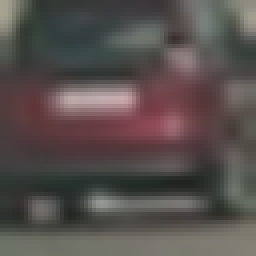
#> input picture vehicles/GTI_Far/image0141.png, 64 x 64 px (shown 4 times larger); its folder holds 3 pictures in this run
$ jupyter execute --allow-errors P5-hkawanishi.ipynb   (shell and % lines are left out)   (older library calls are emulated)
#> lines starting #> are read from the running program, lines starting #| are printed output that depends on the picture; pictures that were not available may be replaced by others from this repository, and a replacement may not be noted
[cell 1]
# images are on vehicles/ and non-vehicles/ folders
# get the list of car images and non-car images and put them in the list
# also write those lists in *.txt files.
import os
import glob
import random
# get the list of image files from vehicles/ directory
def get_images(arr,img_dir, name):
#> called with img_dir = 'vehicles/', name = 'cars'
    image_dir = img_dir
    image_folders = os.listdir(image_dir)
    for folder in image_folders:
        arr.extend(glob.glob(image_dir+folder+'/*'))
    print('Number of ' + name + ' Images found: ', len(arr))
    img_filename = name + '.txt'
    with open(img_filename, 'w') as f:
        for fn in arr:
            f.write(fn+'\n')

    return arr

# get vehicle image list
cars = []
img_dir = 'vehicles/'
cars = get_images(cars, img_dir, 'cars')

# get non-vehicle image list
notcars = []
img_dir = 'non-vehicles/'
noncars = get_images(notcars, img_dir, 'noncars')

#shuffling cars and noncars
random.shuffle(cars)
random.shuffle(noncars)

[cell 2]
import cv2
import matplotlib.image as mpimg
import matplotlib.pyplot as plt
import numpy as np
import time
from skimage.feature import hog
from sklearn.svm import LinearSVC
from sklearn.preprocessing import StandardScaler
#from sklearn.model_selection import train_test_split
from sklearn.cross_validation import train_test_split

[cell 3]
from skimage.feature import hog

# Define a function to return HOG features and visualization
def get_hog_features(img, orient, pix_per_cell, cell_per_block,
                        vis=False, feature_vec=True):
    # Call with two outputs if vis==True
    if vis == True:
        features, hog_image = hog(img, orientations=orient,
                                  pixels_per_cell=(pix_per_cell, pix_per_cell),
                                  cells_per_block=(cell_per_block, cell_per_block),
                                  transform_sqrt=False,
                                  visualise=vis, feature_vector=feature_vec)
        return features, hog_image
    # Otherwise call with one output
    else:
        features = hog(img, orientations=orient,
                       pixels_per_cell=(pix_per_cell, pix_per_cell),
                       cells_per_block=(cell_per_block, cell_per_block),
                       transform_sqrt=False,
                       visualise=vis, feature_vector=feature_vec)
        return features

def bin_spatial(img, size=(32, 32)):
    color1 = cv2.resize(img[:,:,0], size).ravel()
    color2 = cv2.resize(img[:,:,1], size).ravel()
    color3 = cv2.resize(img[:,:,2], size).ravel()
    return np.hstack((color1, color2, color3))

def color_hist(img, nbins=32):    #bins_range=(0, 256)
    # Compute the histogram of the color channels separately
    channel1_hist = np.histogram(img[:,:,0], bins=nbins)
    channel2_hist = np.histogram(img[:,:,1], bins=nbins)
    channel3_hist = np.histogram(img[:,:,2], bins=nbins)
    # Concatenate the histograms into a single feature vector
    hist_features = np.concatenate((channel1_hist[0], channel2_hist[0], channel3_hist[0]))
    # Return the individual histograms, bin_centers and feature vector
    return hist_features


# Define a function to extract features from a list of images
# Have this function call bin_spatial() and color_hist()
def extract_features(imgs, color_space='RGB', spatial_size=(32, 32),
                        hist_bins=32, orient=9,
                        pix_per_cell=8, cell_per_block=2, hog_channel=0,
                        spatial_feat=True, hist_feat=True, hog_feat=True):
    # Create a list to append feature vectors to
    features = []
    # Iterate through the list of images
    for file in imgs:
        file_features = []
        # Read in each one by one
        image = mpimg.imread(file)
        # apply color conversion if other than 'RGB'
        if color_space != 'RGB':
            if color_space == 'HSV':
                feature_image = cv2.cvtColor(image, cv2.COLOR_RGB2HSV)
            elif color_space == 'LUV':
                feature_image = cv2.cvtColor(image, cv2.COLOR_RGB2LUV)
            elif color_space == 'HLS':
                feature_image = cv2.cvtColor(image, cv2.COLOR_RGB2HLS)
            elif color_space == 'YUV':
                feature_image = cv2.cvtColor(image, cv2.COLOR_RGB2YUV)
            elif color_space == 'YCrCb':
                feature_image = cv2.cvtColor(image, cv2.COLOR_RGB2YCrCb)
        else: feature_image = np.copy(image)

        # make sure to do this order spatial_feat, hist_feat, hog_feat.
        if spatial_feat == True:
            spatial_features = bin_spatial(feature_image, size=spatial_size)
            file_features.append(spatial_features)
        if hist_feat == True:
            # Apply color_hist()
            hist_features = color_hist(feature_image, nbins=hist_bins)
            #hist_features=((np.array(hist_features))/(max(hist_features))).astype('float32')
            file_features.append(hist_features)
        if hog_feat == True:
        # Call get_hog_features() with vis=False, feature_vec=True
            if hog_channel == 'ALL':
                hog_features = []
                for channel in range(feature_image.shape[2]):
                    hog_features.append(get_hog_features(feature_image[:,:,channel],
                                        orient, pix_per_cell, cell_per_block,
                                        vis=False, feature_vec=True))
                hog_features = np.ravel(hog_features)
            else:
                hog_features = get_hog_features(feature_image[:,:,hog_channel], orient,
                            pix_per_cell, cell_per_block, vis=False, feature_vec=True)
            # Append the new feature vector to the features list
            file_features.append(hog_features)
        features.append(np.concatenate(file_features))
    # Return list of feature vectors
    return features

# Define a function that takes an image,
# start and stop positions in both x and y,
# window size (x and y dimensions),
# and overlap fraction (for both x and y)
def slide_window(img, x_start_stop=[None, None], y_start_stop=[None, None],
                    xy_window=(64, 64), xy_overlap=(0.5, 0.5)):
    # If x and/or y start/stop positions not defined, set to image size
    if x_start_stop[0] == None:
        x_start_stop[0] = 0
    if x_start_stop[1] == None:
        x_start_stop[1] = img.shape[1]
    if y_start_stop[0] == None:
        y_start_stop[0] = 0
    if y_start_stop[1] == None:
        y_start_stop[1] = img.shape[0]
    # Compute the span of the region to be searched
    xspan = x_start_stop[1] - x_start_stop[0]
    yspan = y_start_stop[1] - y_start_stop[0]
    # Compute the number of pixels per step in x/y
    nx_pix_per_step = np.int(xy_window[0]*(1 - xy_overlap[0]))
    ny_pix_per_step = np.int(xy_window[1]*(1 - xy_overlap[1]))
    nx_windows = np.int(xspan/nx_pix_per_step) - 1
    ny_windows = np.int(yspan/ny_pix_per_step) - 1
    # Initialize a list to append window positions to
    window_list = []
    # Loop through finding x and y window positions
    # Note: you could vectorize this step, but in practice
    # you'll be considering windows one by one with your
    # classifier, so looping makes sense
    for ys in range(ny_windows):
        for xs in range(nx_windows):
            # Calculate window position
            startx = xs*nx_pix_per_step + x_start_stop[0]
            endx = startx + xy_window[0]
            starty = ys*ny_pix_per_step + y_start_stop[0]
            endy = starty + xy_window[1]

            # Append window position to list
            window_list.append(((startx, starty), (endx, endy)))
    # Return the list of windows
    return window_list

# Define a function to draw bounding boxes
def draw_boxes(img, bboxes, color=(0, 0, 255), thick=6):
    # Make a copy of the image
    imcopy = np.copy(img)
    # Iterate through the bounding boxes
    for bbox in bboxes:
        # Draw a rectangle given bbox coordinates
        cv2.rectangle(imcopy, bbox[0], bbox[1], color, thick)
    # Return the image copy with boxes drawn
    return imcopy

[cell 4]
# Define a function to extract features from a single image window
# This function is very similar to extract_features()
# just for a single image rather than list of images
def single_img_features(img, color_space='RGB', spatial_size=(32, 32),
                        hist_bins=32, orient=9,
                        pix_per_cell=8, cell_per_block=2, hog_channel=0,
                        spatial_feat=True, hist_feat=True, hog_feat=True,vis=False):
    #1) Define an empty list to receive features
    img_features = []
    #2) Apply color conversion if other than 'RGB'
    if color_space != 'RGB':
        if color_space == 'HSV':
            feature_image = cv2.cvtColor(img, cv2.COLOR_RGB2HSV)
        elif color_space == 'LUV':
            feature_image = cv2.cvtColor(img, cv2.COLOR_RGB2LUV)
        elif color_space == 'HLS':
            feature_image = cv2.cvtColor(img, cv2.COLOR_RGB2HLS)
        elif color_space == 'YUV':
            feature_image = cv2.cvtColor(img, cv2.COLOR_RGB2YUV)
        elif color_space == 'YCrCb':
            feature_image = cv2.cvtColor(img, cv2.COLOR_RGB2YCrCb)
    else: feature_image = np.copy(img)
    #3) Compute spatial features if flag is set
    if spatial_feat == True:
        spatial_features = bin_spatial(feature_image, size=spatial_size)
        #4) Append features to list
        img_features.append(spatial_features)
    #5) Compute histogram features if flag is set
    if hist_feat == True:
        hist_features = color_hist(feature_image, nbins=hist_bins)
        #6) Append features to list
        img_features.append(hist_features)
    #7) Compute HOG features if flag is set
    if hog_feat == True:
        if hog_channel == 'ALL':
            hog_features = []
            for channel in range(feature_image.shape[2]):
                hog_features.extend(get_hog_features(feature_image[:,:,channel],
                                    orient, pix_per_cell, cell_per_block,
                                    vis=False, feature_vec=True))
        else:
            if vis == True:
                hog_features, hog_image = get_hog_features(feature_image[:,:,hog_channel], orient,
                            pix_per_cell, cell_per_block, vis=vis, feature_vec=True)
            else:
                hog_features = get_hog_features(feature_image[:,:,hog_channel], orient,
                            pix_per_cell, cell_per_block, vis=vis, feature_vec=True)

        #8) Append features to list
        img_features.append(hog_features)

    #9) Return concatenated array of features
    if vis == True:
        return np.concatenate(img_features), hog_image
    else:
        return np.concatenate(img_features)

# Define a function you will pass an image
# and the list of windows to be searched (output of slide_windows())
def search_windows(img, windows, clf, scaler, color_space='RGB',
                    spatial_size=(32, 32), hist_bins=32,
                    hist_range=(0, 256), orient=9,
                    pix_per_cell=8, cell_per_block=2,
                    hog_channel=0, spatial_feat=True,
                    hist_feat=True, hog_feat=True):

    #1) Create an empty list to receive positive detection windows
    on_windows = []
    #2) Iterate over all windows in the list
    for window in windows:
        #3) Extract the test window from original image
        test_img = cv2.resize(img[window[0][1]:window[1][1], window[0][0]:window[1][0]], (64, 64))
        #4) Extract features for that window using single_img_features()
        features = single_img_features(test_img, color_space=color_space,
                            spatial_size=spatial_size, hist_bins=hist_bins,
                            orient=orient, pix_per_cell=pix_per_cell,
                            cell_per_block=cell_per_block,
                            hog_channel=hog_channel, spatial_feat=spatial_feat,
                            hist_feat=hist_feat, hog_feat=hog_feat)
        #5) Scale extracted features to be fed to classifier
        test_features = scaler.transform(np.array(features).reshape(1, -1))
        #6) Predict using your classifier
        prediction = clf.predict(test_features)
        #7) If positive (prediction == 1) then save the window
        if prediction == 1:
            on_windows.append(window)
    #8) Return windows for positive detections
    return on_windows

[cell 5]
# test features using one random car image and one random noncar image.
# try hog feature

# car_ind and noncar_ind are random indices
car_ind = np.random.randint(0, len(cars))
noncar_ind = np.random.randint(0, len(noncars))

# read in one car and one non-car random images
car_image = mpimg.imread(cars[car_ind])
#> car_image is the input picture: shape (64, 64, 3) float32; mean R, G, B 0.343, 0.313, 0.305
noncar_image = mpimg.imread(noncars[noncar_ind])
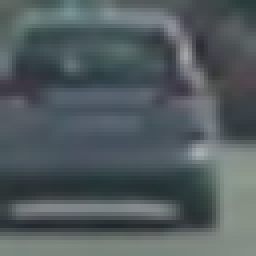
#> input picture vehicles/GTI_Far/image0006.png, 64 x 64 px, given as the content of the folder non-vehicles/, which was not available (shown 4 times larger)
#> noncar_image is the input picture: shape (64, 64, 3) float32; mean R, G, B 0.322, 0.361, 0.373

# define feature parameters
color_space = 'YCrCb' # can be RGB, HSV, etc.
orient = 9
pix_per_cell = 8
cell_per_block = 2
hog_channel = 2 # can be 0, 1, 2, or 'ALL'
spatial_size = (16, 16)
hist_bins = 16
spatial_feat = True
hist_feat = True
hog_feat = True

car_features, car_hog_image= single_img_features(car_image,color_space=color_space,
                                                 spatial_size=spatial_size,hist_bins=hist_bins,
                                                 orient=orient,pix_per_cell=pix_per_cell,
                                                 cell_per_block=cell_per_block,
                                                 hog_channel=hog_channel,spatial_feat=spatial_feat,
                                                 hist_feat=hist_feat,hog_feat=hog_feat,vis=True)
#> in bin_spatial, `color1 = cv2.resize(img[:,:,0], size).ravel()`: color1 = 256 values, max 0.64 at index 102, min 0.139 at index 187, mean 0.321
#> in bin_spatial, `color2 = cv2.resize(img[:,:,1], size).ravel()`: color2 = 256 values, max 0.625 at index 121, min 0.475 at index 52, mean 0.516
#> in bin_spatial, `color3 = cv2.resize(img[:,:,2], size).ravel()`: color3 = 256 values, max 0.509 at index 36, min 0.467 at index 0, mean 0.491
#> in single_img_features, `spatial_features = bin_spatial(feature_image, size=spatial_size)`: spatial_features = 768 values, max 0.64 at index 102, min 0.139 at index 187, mean 0.443
#> in color_hist, `hist_features = np.concatenate((channel1_hist[0], channel2_hist[0], ch..`: hist_features = 48 values, max 989 at index 3, min 4 at index 32, mean 256
#> in get_hog_features, `features, hog_image = hog(img, orientations=orient, pixels_per_cell=(p..`: features = 1764 values, max 0.366 at index 1120, min 0 at index 6, mean 0.135
#> in get_hog_features, `features, hog_image = hog(img, orientations=orient, pixels_per_cell=(p..`:
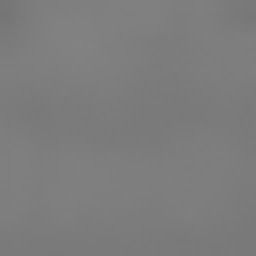
#> img: shape (64, 64) float32 (shown 4 times larger); min 0.461, max 0.511, mean 0.491
#> in single_img_features, `hog_features, hog_image = get_hog_features(feature_image[:,:,hog_chann..`:
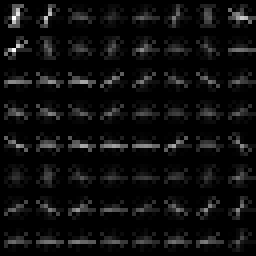
#> hog_image: shape (64, 64) float32 (shown 4 times larger); min 0, max 0.00507, mean 0.000286; drawn with min black and max white
#> in single_img_features, `hog_features, hog_image = get_hog_features(feature_image[:,:,hog_chann..`: hog_features has the same summary as features in get_hog_features
#> car_features = 2580 values, max 989 at index 771, min 0 at index 822, mean 4.99

notcar_features, noncar_hog_image= single_img_features(noncar_image,color_space=color_space,
                                                 spatial_size=spatial_size,hist_bins=hist_bins,
                                                 orient=orient,pix_per_cell=pix_per_cell,
                                                 cell_per_block=cell_per_block,
                                                 hog_channel=hog_channel,spatial_feat=spatial_feat,
                                                 hist_feat=hist_feat,hog_feat=hog_feat,vis=True)
#> call 2 of single_img_features, with color_space = 'YCrCb', spatial_size = (16, 16), hist_bins = 16, orient = 9, pix_per_cell = 8, cell_per_block = 2, hog_channel = 2, spatial_feat = True
#> in single_img_features (call 2), `spatial_features = bin_spatial(feature_image, size=spatial_size)`: spatial_features = 768 values, max 0.663 at index 156, min 0.186 at index 185, mean 0.448
#> in single_img_features (call 2), `hist_features = color_hist(feature_image, nbins=hist_bins)`: hist_features = 48 values, max 744 at index 5, min 3 at index 14, mean 256
#> in single_img_features (call 2), `hog_features, hog_image = get_hog_features(feature_image[:,:,hog_chann..`:
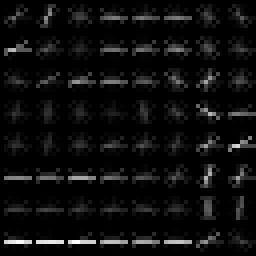
#> hog_image: shape (64, 64) float32 (shown 4 times larger); min 0, max 0.00587, mean 0.000321; drawn with min black and max white
#> in single_img_features (call 2), `hog_features, hog_image = get_hog_features(feature_image[:,:,hog_chann..`: hog_features = 1764 values, max 0.557 at index 1570, min 0 at index 14, mean 0.129
#> notcar_features = 2580 values, max 744 at index 773, min 0 at index 830, mean 4.98

#f, (ax1, ax2, ax3, ax4) = plt.subplots(4, 2, figsize=(20,10))
plt.subplot( 1, 4, 1 )
plt.imshow(car_image, cmap='hot')
plt.title( "car")
plt.subplot( 1, 4, 2 )
plt.imshow(car_hog_image, cmap='hot')
plt.title( "car - hog")
plt.subplot( 1, 4, 3 )
plt.imshow(noncar_image, cmap='hot')
plt.title( "noncar")
plt.subplot( 1, 4, 4 )
plt.imshow(noncar_hog_image, cmap='hot')
plt.title( "noncar - hog")

plt.imsave('output_images/car_image_example.jpg', car_image)
plt.imsave('output_images/noncar_image_example.jpg', noncar_hog_image)
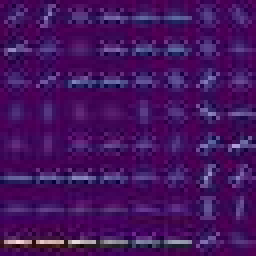
#> saved as noncar_image_example.jpg: shape (64, 64, 3) (shown 4 times larger); mean R, G, B 67.9, 18.4, 94.4
plt.imsave('output_images/car_hog_image_example.jpg', car_hog_image)
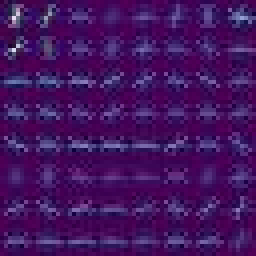
#> saved as car_hog_image_example.jpg: shape (64, 64, 3) (shown 4 times larger); mean R, G, B 67, 19.3, 95.7
plt.imsave('output_images/noncar_hog_image_example.jpg', noncar_hog_image)

[cell 6]
# test classify and train
# Reduce the sample size because HOG features are slow to compute
#sample_size = 3000
#cars = cars[0:sample_size]
#notcars = notcars[0:sample_size]

colorspace = 'YCrCb' # Can be RGB, HSV, LUV, HLS, YUV, YCrCb
#colorspace = 'RGB'
orient = 9
pix_per_cell = 8
cell_per_block = 2
hog_channel = 'ALL' # Can be 0, 1, 2, or "ALL"
# change spatial_size to 32, 32
spatial_size = (16, 16)
hist_bins = 16
spatial_feat = True
hist_feat = True
hog_feat = True

t=time.time()

car_features = extract_features(cars,color_space=color_space,
                                                 spatial_size=spatial_size,hist_bins=hist_bins,
                                                 orient=orient,pix_per_cell=pix_per_cell,
                                                 cell_per_block=cell_per_block,
                                                 hog_channel=hog_channel,spatial_feat=spatial_feat,
                                                 hist_feat=hist_feat,hog_feat=hog_feat)
#> in extract_features, `spatial_features = bin_spatial(feature_image, size=spatial_size)`: spatial_features = 768 values, max 0.64 at index 102, min 0.139 at index 187, mean 0.443
#> in extract_features, `hist_features = color_hist(feature_image, nbins=hist_bins)`: hist_features = 48 values, max 989 at index 3, min 4 at index 32, mean 256
#> after the loop in extract_features, `for channel in range(feature_image.shape[2]):`: hog_features = 3 items
#> in extract_features, `hog_features = np.ravel(hog_features)`: hog_features = 5292 values, max 0.621 at index 346, min 0 at index 6, mean 0.117

notcar_features = extract_features(notcars,color_space=color_space,
                                                 spatial_size=spatial_size,hist_bins=hist_bins,
                                                 orient=orient,pix_per_cell=pix_per_cell,
                                                 cell_per_block=cell_per_block,
                                                 hog_channel=hog_channel,spatial_feat=spatial_feat,
                                                 hist_feat=hist_feat,hog_feat=hog_feat)
t2 = time.time()
print(round(t2-t, 2), 'Seconds to extract features...')
# Create an array stack of feature vectors
X = np.vstack((car_features, notcar_features)).astype(np.float64)
# Fit a per-column scaler
X_scaler = StandardScaler().fit(X)
# Apply the scaler to X
scaled_X = X_scaler.transform(X)

# Define the labels vector
y = np.hstack((np.ones(len(car_features)), np.zeros(len(notcar_features))))


# Split up data into randomized training and test sets
rand_state = np.random.randint(0, 100)
X_train, X_test, y_train, y_test = train_test_split(
    scaled_X, y, test_size=0.2, random_state=rand_state)

print('Using:',orient,'orientations',pix_per_cell,
    'pixels per cell and', cell_per_block,'cells per block')
print('Feature vector length:', len(X_train[0]))
# Use a linear SVC
svc = LinearSVC()
# Check the training time for the SVC
t=time.time()
svc.fit(X_train, y_train)
t2 = time.time()
print(round(t2-t, 2), 'Seconds to train SVC...')
# Check the score of the SVC
print('Test Accuracy of SVC = ', round(svc.score(X_test, y_test), 4))
# Check the prediction time for a single sample
t=time.time()
n_predict = 10
print('My SVC predicts: ', svc.predict(X_test[0:n_predict]))
print('For these',n_predict, 'labels: ', y_test[0:n_predict])
t2 = time.time()
print(round(t2-t, 5), 'Seconds to predict', n_predict,'labels with SVC')

[cell 7]

# sliding window test using one test jpt file
y_start_stop = [400, 650]
xy_overlap = (0.5, 0.5)
xy_window=(96, 96)

searchpath = 'test_images/*'
example_images = glob.glob(searchpath)

i = 1
for src_img in example_images:
    image = mpimg.imread(src_img)

#image = mpimg.imread('test_images/test1.jpg')
    draw_image = np.copy(image)
    image = image.astype(np.float32)/255
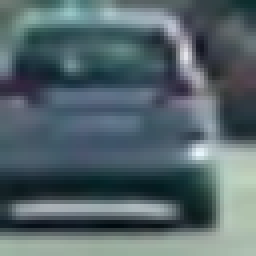
#> image: shape (64, 64, 3) float32 (shown 4 times larger); mean R, G, B 0.00126, 0.00141, 0.00146; drawn with min black and max white


    windows = slide_window(image, x_start_stop=[None, None], y_start_stop=y_start_stop,
                        xy_window=xy_window, xy_overlap=xy_overlap)
#> (the rest of the program and of its run is left out)
